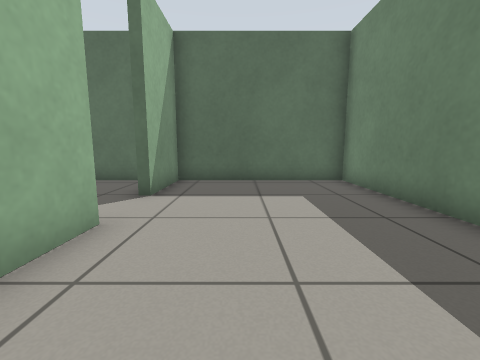
[1] (above)

13 first-person views from a walk through a Gazebo world. The camera is 0.61 m above the floor, tilts 8° down and sees 90° across. The floor is counted in squares, 0.5 m on a side. Each view is taken from the middle of a square. On the plan, view 1 faces up. The plan holds only what a view shows up to about 12 squares ahead; the rest is blank.

[2]
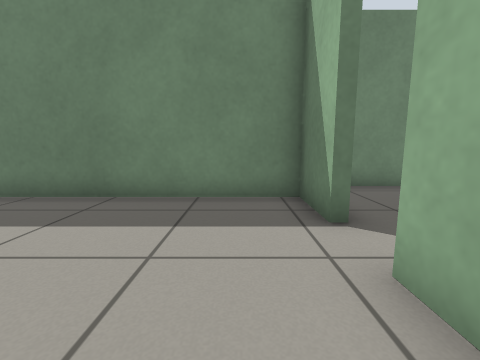

[3]
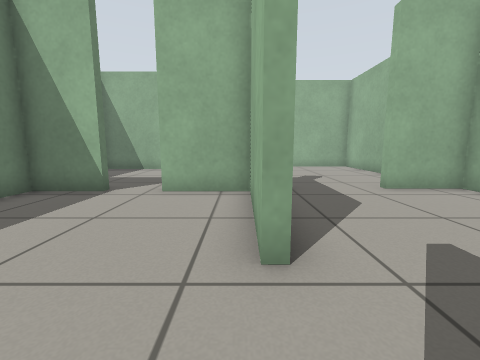

[4]
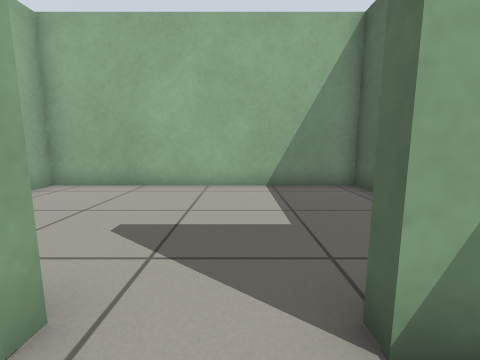

[5]
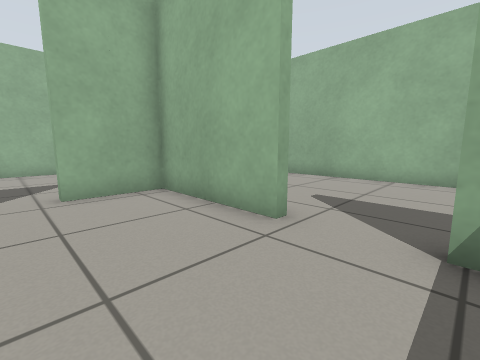

[6]
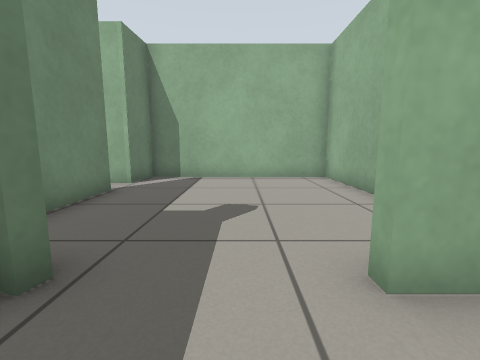

[7]
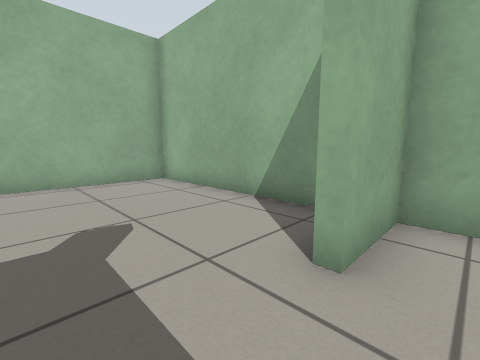

[8]
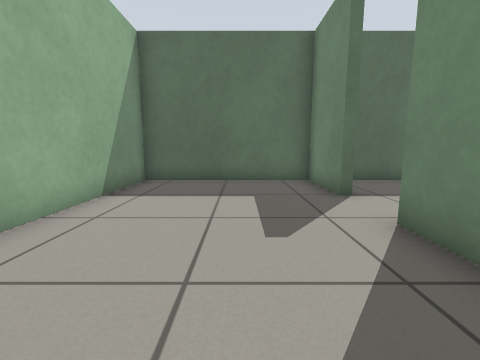

[9]
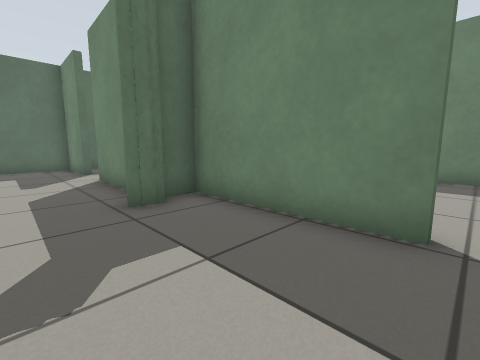

[10]
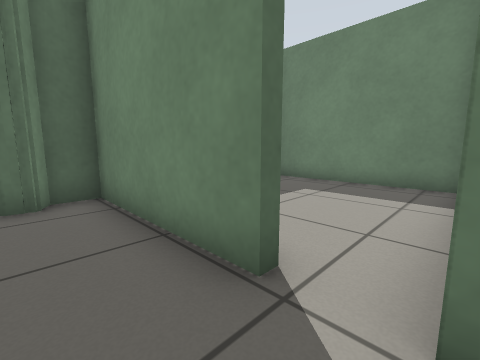

[11]
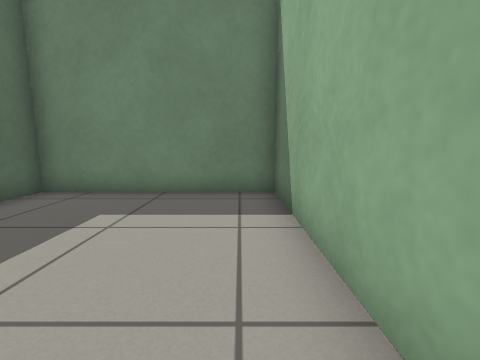

[12]
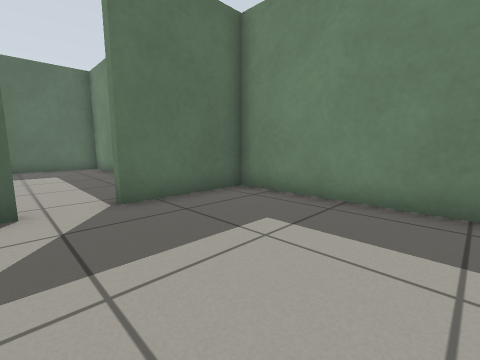

[13]
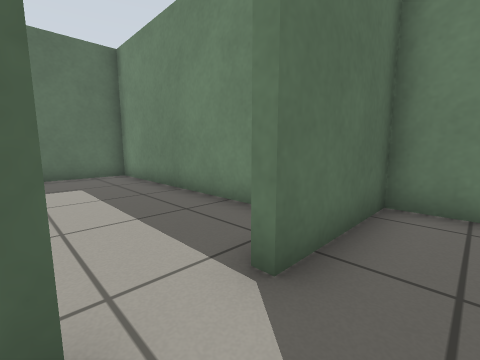

### Floor plan
Ten units are one square. View 1 is at (0, 0); x grows to the right and y downward. Boxes are objects, and circles mark ways between rooms. Rooms are numbered by the first view taken in them; rooms with no view inside come last. Other rooms are left out.
<svg viewBox="-89 -91 147 181">
<path fill="none" stroke="#000" d="M-22 -38 -23 6M16 4 37 4 37 -86 -21 -86 -22 -59 -25 -59M-23 4 1 4M-25 -59 -24 -86 -84 -86 -84 8 -62 8 -62 13M-26 -9 -25 -38M-33 12 -32 7M-10 56 -14 56 -14 7 -23 7M-84 23 -84 85 -14 85 -14 69 -4 69M-26 13 -33 11M-23 6 -26 12 -33 12M-4 69 53 69 53 7 16 7"/>
<circle cx="-30" cy="-45" r="3" fill="#2a7"/>
<circle cx="10" cy="10" r="3" fill="#2a7"/>
<circle cx="-50" cy="10" r="3" fill="#2a7"/>
<circle cx="-10" cy="60" r="3" fill="#2a7"/>
<text x="0" y="-40">1</text>
<text x="-60" y="-40">2</text>
<text x="-50" y="50">3</text>
<text x="30" y="40">4</text>
</svg>
Room 1 opens to room 2. Room 1 opens to room 4. Room 2 opens to room 3. Room 3 opens to room 4.

Where each view was taken, in squares from view 1:
view 1: 0 up, 0 right, facing up
view 2: 1 up, 2 left, facing right
view 3: 6 up, 2 left, facing down
view 4: 5 up, 1 left, facing left
view 5: 6 up, 1 right, facing down-left
view 6: 1 up, 5 left, facing down
view 7: 0 up, 4 left, facing down-left
view 8: 0 up, 5 left, facing up
view 9: 6 down, 5 left, facing up-right
view 10: 7 down, 3 left, facing up-right
view 11: 6 down, 1 left, facing right
view 12: 6 down, 0 right, facing up-right
view 13: 2 down, 0 right, facing up-right
